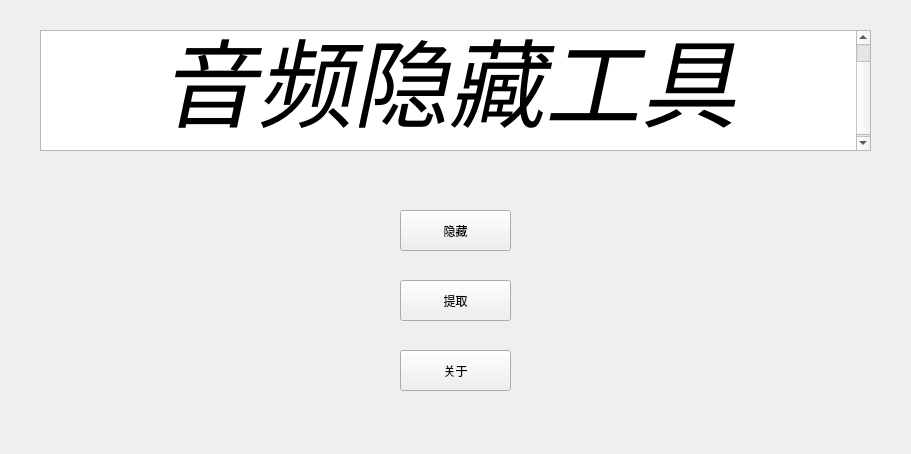
<?xml version="1.0" encoding="UTF-8"?>
<ui version="4.0">
 <class>Form</class>
 <widget class="QWidget" name="Form">
  <property name="geometry">
   <rect>
    <x>0</x>
    <y>0</y>
    <width>911</width>
    <height>454</height>
   </rect>
  </property>
  <property name="windowTitle">
   <string>主界面</string>
  </property>
  <widget class="QTextBrowser" name="textBrowser">
   <property name="geometry">
    <rect>
     <x>40</x>
     <y>30</y>
     <width>831</width>
     <height>121</height>
    </rect>
   </property>
   <property name="html">
    <string>&lt;!DOCTYPE HTML PUBLIC &quot;-//W3C//DTD HTML 4.0//EN&quot; &quot;http://www.w3.org/TR/REC-html40/strict.dtd&quot;&gt;
&lt;html&gt;&lt;head&gt;&lt;meta name=&quot;qrichtext&quot; content=&quot;1&quot; /&gt;&lt;style type=&quot;text/css&quot;&gt;
p, li { white-space: pre-wrap; }
&lt;/style&gt;&lt;/head&gt;&lt;body style=&quot; font-family:'SimSun'; font-size:9pt; font-weight:400; font-style:normal;&quot;&gt;
&lt;p align=&quot;center&quot; style=&quot; margin-top:0px; margin-bottom:0px; margin-left:0px; margin-right:0px; -qt-block-indent:0; text-indent:0px;&quot;&gt;&lt;span style=&quot; font-size:72pt; font-style:italic;&quot;&gt;音频隐藏工具&lt;/span&gt;&lt;/p&gt;&lt;/body&gt;&lt;/html&gt;</string>
   </property>
  </widget>
  <widget class="QPushButton" name="HIDE">
   <property name="geometry">
    <rect>
     <x>400</x>
     <y>210</y>
     <width>111</width>
     <height>41</height>
    </rect>
   </property>
   <property name="text">
    <string>隐藏</string>
   </property>
  </widget>
  <widget class="QPushButton" name="extract">
   <property name="geometry">
    <rect>
     <x>400</x>
     <y>280</y>
     <width>111</width>
     <height>41</height>
    </rect>
   </property>
   <property name="text">
    <string>提取</string>
   </property>
  </widget>
  <widget class="QPushButton" name="about">
   <property name="geometry">
    <rect>
     <x>400</x>
     <y>350</y>
     <width>111</width>
     <height>41</height>
    </rect>
   </property>
   <property name="text">
    <string>关于</string>
   </property>
  </widget>
 </widget>
 <resources/>
 <connections/>
</ui>
